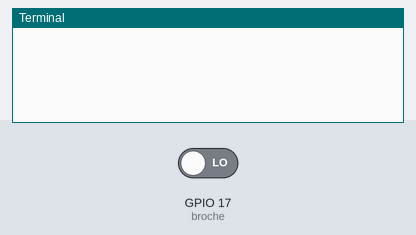
Recording of a program running on a simulated Raspberry Pi (BCM pin numbers). Shown: the last lines printed to the terminal. The inputs (shaded band) are chosen by the test bench; at power-on: GPIO 17 (broche) LOW.

Above: at 1.2 s.
1.3 s: GPIO 17 (broche) driven HIGH
At 2.0 s:
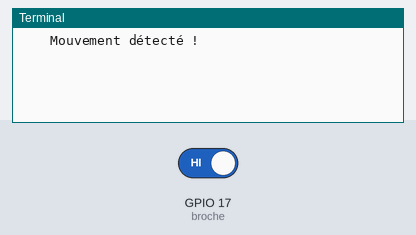
2.8 s: GPIO 17 (broche) driven LOW
At 3.2 s:
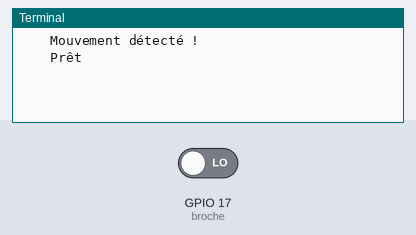

The program:

mouvement.py
```python
import RPi.GPIO as GPIO
import time

# Initialisation de notre GPIO 17 pour recevoir un signal
# Contrairement à nos LEDs avec lesquelles on envoyait un signal
broche=17
GPIO.setmode(GPIO.BCM)
GPIO.setwarnings(False)
GPIO.setup(broche, GPIO.IN)

currentstate = 0
previousstate = 0

# Boucle infini jusqu'à CTRL-C
while True:
    # Lecture du capteur
    currentstate = GPIO.input(broche)
		 # Si le capteur est déclenché
    if currentstate == 1 and previousstate == 0:
        print("    Mouvement détecté !")
        # En enregistrer l'état
        previousstate = 1
    # Si le capteur est s'est stabilisé
    elif currentstate == 0 and previousstate == 1:
        print("    Prêt")
        previousstate = 0
    # On attends 10ms
    time.sleep(0.01)
```

Measured:
- after the input at 1.3 s, the terminal: prints a new line at once (image 1)
- after the input at 2.8 s, the terminal: prints a new line at once (image 2)
